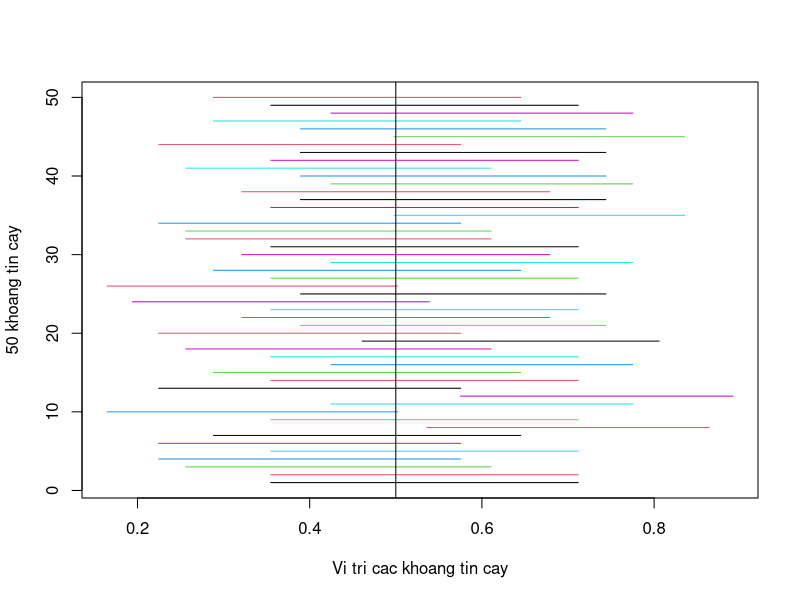

The R script that drew this image:
#Tuan 07: Uoc Luong Tham So Thong Ke

#Trung binh thong the: mu
#Do lech chuan tong the: sigma
#Trung binh mau: mean(x)
#Do lech chuan mau: sd(x)

#Tinh dung sai E phu thuoc vao 3TH:
#TH1: sigma da biet, tong the co pp chuan (n >= 30 thi khong can quan tam den do
#lech chuan)
#E = z1-a/2 * sigma/sqrt(n)
#TH2: sigma khong biet va n >= 30
#E = z1-a/2 * sd(x)/sqrt(n)
#TH3: sigma khong biet va n < 30 kem theo tong the co phan phoi chuan
#E = tn-1,1-a/2 * sigma / sqrt(n)

#z1-a/2 = qnorm(1-alpha/2)
#tn-1,1-a/2 = qt(1-alpha/2, df = n - 1)

#Tinh khoang tin cay
#khoang tin cay = trungbinhmau +- dungsai

#Khoang tin cay cho ty le tong the
#Ty le tong the: p
#Ty le mau: p^
#Dung sai E = z1-a/2*sqrt(p^*(1 - p^)/2)

#VD1: Doan chuong trinh sau mo phong 50 khoang tin cay cho ty le xuat hien
#mat sap khi tung mot dong xu can doi

# Tung 30 d?ng xu cân d?i 50 l?n
m = 50; n=30; p = .5; alpha = 0.05 

# Tính t? l? m?u
p.hat = rbinom(m,n,p)/n 

# Dung sai
epsilon = qnorm(1-alpha/2)*sqrt(p.hat*(1-p.hat)/n)

# Ve 50 khoang tin cay
matplot(rbind(p.hat - epsilon, p.hat + epsilon),
rbind(1:m,1:m),type="l",lty=1,
xlab = "Vi tri cac khoang tin cay",
ylab = "50 khoang tin cay")

# Ve duong thang p = 0.5
abline(v=p) 

